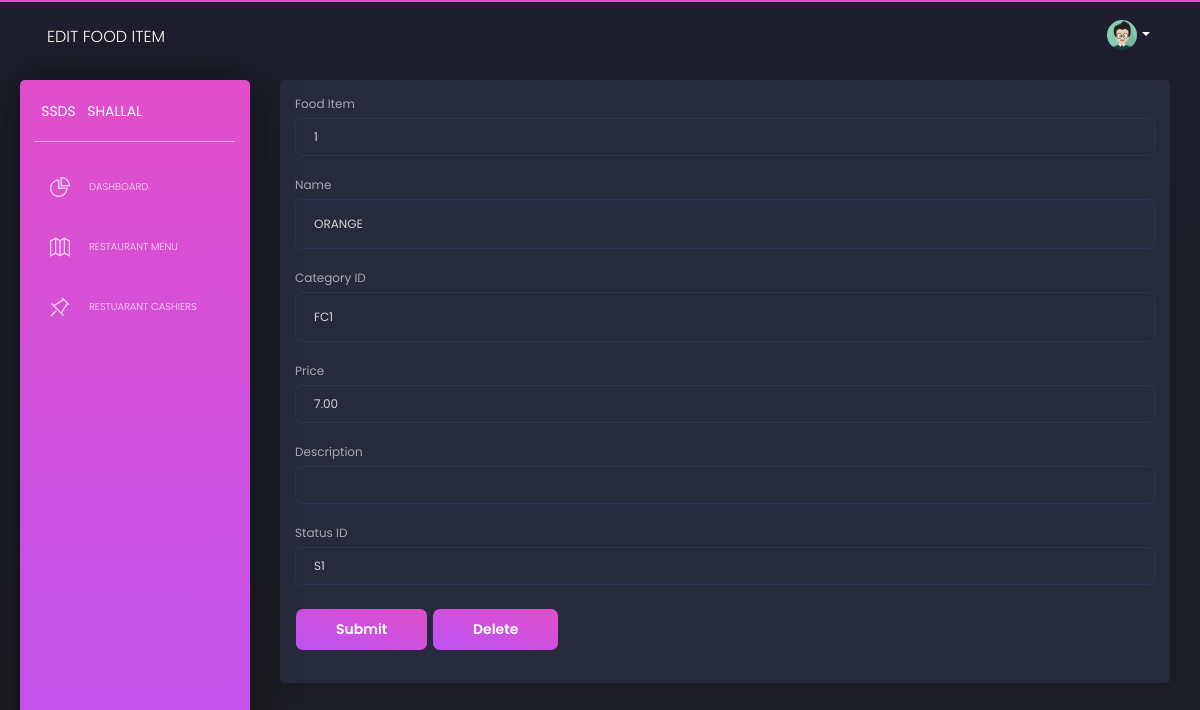
The app's page /fooditems/1 with its own data.
### database_setup.py (models this page shows, shortened)
class FoodItem(Base):
    __tablename__='fooditem'
    fid=Column(Integer, primary_key=True,nullable=False)
    name = Column(String(80), nullable=False)
    cfid=Column(String(10),ForeignKey("foodcategory.cfid"),nullable=False)
    price=Column(DECIMAL(5,2))
    stsid=Column(String(10),ForeignKey("status.stsid"),nullable=False)
    description=Column(String(225))

### ssds.py (the view, shortened to what this page needs)
@app.route('/fooditems/<int:fooditem_id>',
           methods=['GET', 'POST'])
def editFoodItem(fooditem_id):
    foodItem = session.query(FoodItem).filter_by(fid=fooditem_id).first()
    if request.method == 'POST' and request.form['submit_button'] == 'delete':
        session.delete(foodItem)
        session.commit()
        return redirect(url_for('showRestaurantMenu'))
    else:
        return render_template('editFoodItem.html',
                               foodItem=foodItem)

### templates/editFoodItem.html (shortened to what this page needs)
<html lang="en" class="perfect-scrollbar-on"><head>
    <link href="https://use.fontawesome.com/releases/v5.0.6/css/all.css" rel="stylesheet">
    <link href="{{ url_for('static', filename='assets/css/nucleo-icons.css') }}" rel="stylesheet">
    <link href="{{ url_for('static', filename='assets/css/black-dashboard.css') }}" rel="stylesheet">
    <link href="{{ url_for('static', filename='assets/demo/demo.css') }}" rel="stylesheet">
</head>
  <body class="">
    <div class="wrapper">
      <div class="sidebar">
        <div class="sidebar-wrapper ps">
          <div class="logo">
            <a href="javascript:void(0)" class="simple-text logo-mini">
              SSDS
            </a>
            <a href="javascript:void(0)" class="simple-text logo-normal">
              Shallal
            </a>
          </div>
          <ul class="nav">
            <li class="">
              <a href="{{url_for('showDashboard') }}">
                <i class="tim-icons icon-chart-pie-36"></i>
                <p>Dashboard</p>
              </a>
            </li>
            <li>
              <a href="{{url_for('showRestaurantMenu') }}">
                <i class="tim-icons icon-map-big
  "></i>
                <p>Restaurant Menu</p>
              </a>
            </li>
            <li>
                <a href="/Cashiers">
                  <i class="tim-icons icon-pin"></i>
                  <p>Restuarant Cashiers</p>
                </a>
            </li>
          </ul>
        </div>
      </div>
      <div class="main-panel ps">
        <nav class="navbar navbar-expand-lg navbar-absolute navbar-transparent">
          <div class="container-fluid">
            <div class="navbar-wrapper">
              <a class="navbar-brand" href="javascript:void(0)">Edit Food Item</a>
            </div>
            <div class="collapse navbar-collapse" id="navigation">
              <ul class="navbar-nav ml-auto">
                <li class="dropdown nav-item">
                  <a href="#" class="dropdown-toggle nav-link" data-toggle="dropdown">
                    <div class="photo">
                      <img src="{{ url_for('static', filename='assets/img/anime3.png') }}" alt="Profile Photo">
                    </div>
                    <b class="caret d-none d-lg-block d-xl-block"></b>
                  </a>
                </li>
              </ul>
            </div>
          </div>
        </nav>
        <div class="content">
        <div class="card">
          <div class ="card-body">
            <form action="#" method="post">
                <div class="form-group">
                    <label for="fid">Food Item</label>
                    <input type="Name" class="form-control" name="fid"  value="{{foodItem.fid}}">
                  </div>
                  <div class="form-group">
                      <label for="name">Name</label>
                      <input style="height:50px;" type="Description" class="form-control" name="name"  value="{{foodItem.name}}">
                    </div>
                    <div class="form-group">
                      <label for="cfid">Category ID</label>
                      <input style="height:50px"  class="form-control" name="cfid" value="{{foodItem.cfid}}"">
                    </div>
                    <div class="form-group">
                      <label for="price">Price</label>
                      <input type="stsid" class="form-control" name="price"  value="{{foodItem.price}}">
                      <div class="form-group">
                          <label for="description">Description</label>
                        <input type="description" class="form-control" name="description"  value="{{foodItem.description}}">
                    </div>
                    <div class="form-group">
                        <label for="stsid">Status ID</label>
                        <input type="stsid" class="form-control" name="stsid"  value="{{foodItem.stsid}}">
                        <button type="submit" name ="submit_button" value ="submit"class="btn btn-primary">Submit</button>
                        <button type="submit" name ="submit_button" value= "delete"class="btn btn-primary">Delete</button>
            </form>
          </div>
        </div>
            </div>
  </div></div></body></html>

### records on screen
FoodItem: fid "1", name "ORANGE", cfid "FC1", price "7.00", stsid "S1"
